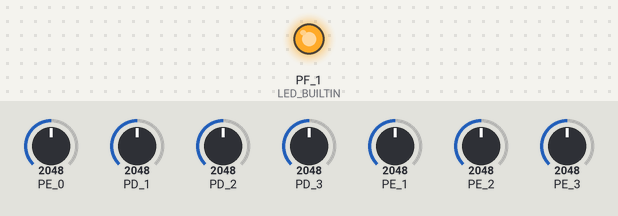
The sketch below on a simulated TI Tiva C LaunchPad. Parts: output pins drawn as LEDs (lit = HIGH). The test bench sets the inputs (shaded band); at power-on: PE_0 = 2048, PD_1 = 2048, PD_2 = 2048, PD_3 = 2048, PE_1 = 2048, PE_2 = 2048, PE_3 = 2048. What the sketch prints to the serial monitor is not drawn.

Above: at 2.0 s.
At 7.25 s:
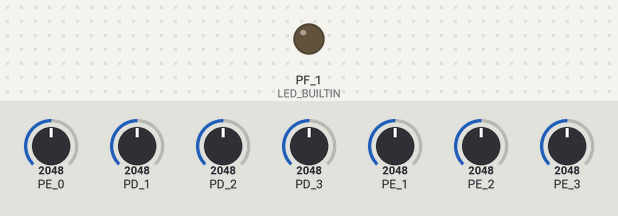
Timing chart, 0 to 8.1 s (numbered marks = the images above):
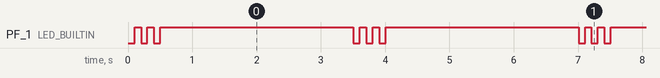

The sketch:

my07-analog-test.ino
```cpp
/*  Blink, AnalogRead and Serial
 *  Arduino Portenta Analog test program
 *
 *  By Jeremy Ellis twitter @rocksetta
 *  Webpage http://rocksetta.com
 *  Arduino High School Robotics Course at
 *  https://github.com/hpssjellis/arduino-high-school-robotics-course
 *
 *  Update July 29th, 2020
 *
 */

void setup(){

  pinMode(LED_BUILTIN, OUTPUT);
  Serial.begin(9600);
  // while (!Serial);  // Please don't do this it messes up beginners

}

void loop() {


  Serial.println("A0 Analog Read max = 1023, Actual Value: "+String(analogRead(A0)) );
  Serial.println("A1 Analog Read max = 1023, Actual Value: "+String(analogRead(A1)) );
  Serial.println("A2 Analog Read max = 1023, Actual Value: "+String(analogRead(A2)) );
  Serial.println("A3 Analog Read max = 1023, Actual Value: "+String(analogRead(A3)) );
  Serial.println("A4 Analog Read max = 1023, Actual Value: "+String(analogRead(A4)) );
  Serial.println("A5 Analog Read max = 1023, Actual Value: "+String(analogRead(A5)) );
  Serial.println("A6 Analog Read max = 1023, Actual Value: "+String(analogRead(A6)) );
  Serial.println("-------------------------------------------------------------------");
  Serial.println();

  // Flash LED 3 times
  digitalWrite(LED_BUILTIN, LOW);
  delay(100);
  digitalWrite(LED_BUILTIN, HIGH);
  delay(100);

  digitalWrite(LED_BUILTIN, LOW);
  delay(100);
  digitalWrite(LED_BUILTIN, HIGH);
  delay(100);

  digitalWrite(LED_BUILTIN, LOW);
  delay(100);
  digitalWrite(LED_BUILTIN, HIGH);
  delay(3000);    // longer wait

}
```

Measured:
- by itself, PF_1 (LED_BUILTIN): repeats every 3.5 s: LOW 0.10 s, HIGH 0.10 s, LOW 0.10 s, HIGH 3.0 s, LOW 0.10 s, HIGH 0.10 s
